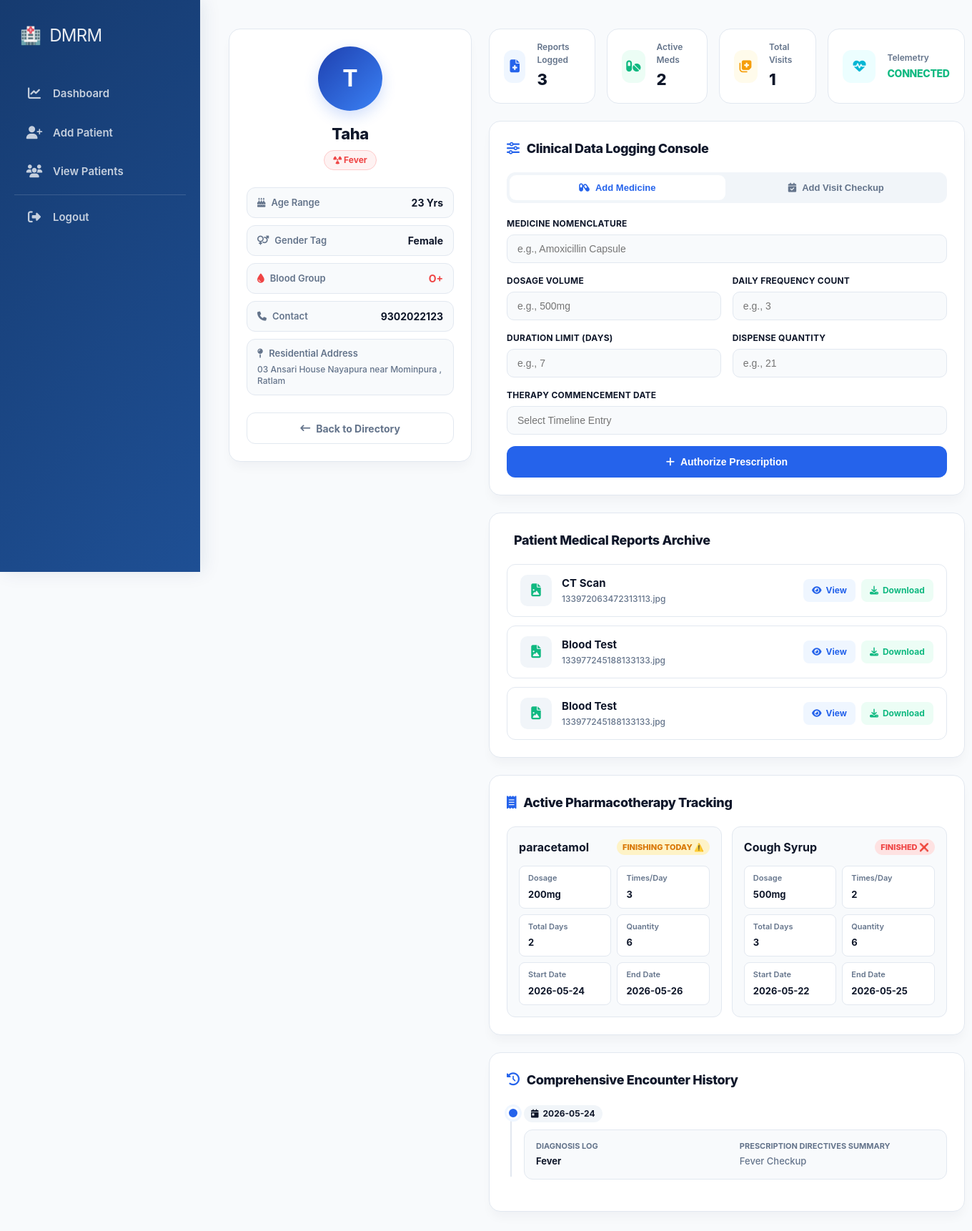
/patient/2 (signed in), run on the app's committed database.
### tables this page shows
CREATE TABLE patients (
        id INTEGER PRIMARY KEY AUTOINCREMENT,
        doctor_id INTEGER,
        name TEXT,
        age INTEGER,
        gender TEXT,
        phone TEXT,
        email TEXT,
        disease TEXT,
        blood_group TEXT,
        address TEXT,
        report TEXT,
        FOREIGN KEY(doctor_id) REFERENCES doctors(id)
    );

CREATE TABLE patient_reports (
        id INTEGER PRIMARY KEY AUTOINCREMENT,
        patient_id INTEGER,
        report_name TEXT,
        file_name TEXT,
        uploaded_at TIMESTAMP DEFAULT CURRENT_TIMESTAMP,
        FOREIGN KEY(patient_id) REFERENCES patients(id)
    );

CREATE TABLE medicines (
        id INTEGER PRIMARY KEY AUTOINCREMENT,
        patient_id INTEGER,
        medicine_name TEXT,
        dosage TEXT,
        times_per_day INTEGER,
        total_days INTEGER,
        quantity INTEGER,
        start_date TEXT,
        reminder_sent INTEGER DEFAULT 0,
        FOREIGN KEY(patient_id) REFERENCES patients(id)
    );

CREATE TABLE visits (
        id INTEGER PRIMARY KEY AUTOINCREMENT,
        patient_id INTEGER,
        visit_date TEXT,
        diagnosis TEXT,
        prescription TEXT,
        FOREIGN KEY(patient_id) REFERENCES patients(id)
    );

### app.py (the view)
@app.route("/patient/<int:id>")
def patient_profile(id):
    if not is_logged_in():
        return redirect("/login")
    conn = sqlite3.connect(DATABASE, timeout=20)
    conn.row_factory = sqlite3.Row
    cur = conn.cursor()
    cur.execute("SELECT * FROM patients WHERE id=?", (id,))
    patient = cur.fetchone()
    cur.execute("SELECT * FROM patient_reports WHERE patient_id=? ORDER BY uploaded_at DESC", (id,))
    reports = cur.fetchall()
    cur.execute("SELECT * FROM visits WHERE patient_id=? ORDER BY visit_date DESC", (id,))
    visits = cur.fetchall()
    cur.execute("SELECT * FROM medicines WHERE patient_id=?", (id,))
    medicines = cur.fetchall()
    updated_medicines = []
    today = date.today()
    for med in medicines:
        status = "Active"
        end_date_str = "N/A"
        try:
            start_date = datetime.strptime(med["start_date"], "%Y-%m-%d").date()
            duration = int(med["total_days"])
            end_date = start_date + timedelta(days=duration)
            end_date_str = end_date.strftime("%Y-%m-%d")
            if today > end_date:
                status = "Finished ❌"
            else:
                days_left = (end_date - today).days
                if days_left == 0:
                    status = "Finishing Today ⚠️"
                elif days_left == 1:
                    status = "Finishing Tomorrow ⚠️"
                else:
                    status = f"{days_left} days left"
        except (ValueError, TypeError):
            status = "Invalid Date/Duration"
        updated_medicines.append({
            "medicine_name": med["medicine_name"],
            "dosage": med["dosage"],
            "times_per_day": med["times_per_day"],
            "quantity": med["quantity"],
            "start_date": med["start_date"],
            "end_date": end_date_str,
            "total_days": med["total_days"],
            "status": status
        })
    conn.close()
    return render_template(
        "patient_profile.html",
        patient=patient,
        reports=reports,
        medicines=updated_medicines,
        visits=visits
    )

### app.py (called while the page is built)
def is_logged_in():
    return session.get("logged_in")

### templates/patient_profile.html (shortened to what this page needs)
{% extends "base.html" %}
{% block content %}
<link rel="stylesheet" href="https://cdnjs.cloudflare.com/ajax/libs/font-awesome/6.5.1/css/all.min.css"/>
<link rel="stylesheet" href="https://cdn.jsdelivr.net/npm/flatpickr/dist/themes/material_blue.css"/>
<div class="clinical-workspace-wrapper">
    <div class="clinical-grid-engine">
        <div class="profile-sticky-card">
            <div class="avatar-chassis">
                {{ patient.name[0] | upper if patient.name else 'P' }}
            </div>
            <h2>{{ patient.name }}</h2>
            <span class="disease-pill-badge">
                <i class="fa-solid fa-radiation"></i> {{ patient.disease if patient.disease else 'General Checkup' }}
            </span>
            <div class="meta-vitals-stack">
                <div class="vital-row">
                    <span class="v-lbl"><i class="fa-solid fa-cake-candles"></i> Age Range</span>
                    <span class="v-val">{{ patient.age }} Yrs</span>
                </div>
                <div class="vital-row">
                    <span class="v-lbl"><i class="fa-solid fa-venus-mars"></i> Gender Tag</span>
                    <span class="v-val">{{ patient.gender if patient.gender else 'N/A' }}</span>
                </div>
                <div class="vital-row">
                    <span class="v-lbl"><i class="fa-solid fa-droplet" style="color: #ef4444;"></i> Blood Group</span>
                    <span class="v-val" style="color: #ef4444;">{{ patient.blood_group if patient.blood_group else 'N/A' }}</span>
                </div>
                <div class="vital-row">
                    <span class="v-lbl"><i class="fa-solid fa-phone"></i> Contact</span>
                    <span class="v-val">{{ patient.phone }}</span>
                </div>
                <div class="vital-row" style="flex-direction: column; align-items: flex-start; gap: 4px;">
                    <span class="v-lbl"><i class="fa-solid fa-map-pin"></i> Residential Address</span>
                    <span class="v-val" style="font-size: 12px; font-weight: 500; color: var(--med-muted); text-align: left; line-height: 1.4;">{{ patient.address if patient.address else 'No address record configured.' }}</span>
                </div>
            </div>
            <a href="{{ url_for('view_patients') }}" class="workspace-action-btn btn-secondary-outline">
                <i class="fa-solid fa-arrow-left-long"></i> Back to Directory
            </a>
        </div>
        <div class="records-workspace-stream">
            <div class="vitals-dashboard-row">
                <div class="metric-micro-card">
                    <div class="metric-icon-box m-info"><i class="fa-solid fa-file-medical"></i></div>
                    <div class="metric-data-block">
                        <label>Reports Logged</label>
                        <h4>{{ reports|length if reports else 0 }}</h4>
                    </div>
                </div>
                <div class="metric-micro-card">
                    <div class="metric-icon-box m-vital"><i class="fa-solid fa-pills"></i></div>
                    <div class="metric-data-block">
                        <label>Active Meds</label>
                        <h4>{{ medicines|length if medicines else 0 }}</h4>
                    </div>
                </div>
                <div class="metric-micro-card">
                    <div class="metric-icon-box m-warn"><i class="fa-solid fa-notes-medical"></i></div>
                    <div class="metric-data-block">
                        <label>Total Visits</label>
                        <h4>{{ visits|length if visits else 0 }}</h4>
                    </div>
                </div>
                <div class="metric-micro-card">
                    <div class="metric-icon-box m-info-alt"><i class="fa-solid fa-heart-pulse"></i></div>
                    <div class="metric-data-block">
                        <label>Telemetry</label>
                        <h4 style="font-size: 14px; color: var(--clr-vital); text-transform: uppercase;">Connected</h4>
                    </div>
                </div>
            </div>
            <div class="clinical-panel-card">
                <h3><i class="fa-solid fa-sliders"></i> Clinical Data Logging Console</h3>
                <div class="tab-segmented-control">
                    <button class="tab-trigger active-pane" onclick="switchFormPane(event, 'pane-medicine')">
                        <i class="fa-solid fa-capsules"></i> Add Medicine
                    </button>
                    <button class="tab-trigger" onclick="switchFormPane(event, 'pane-visit')">
                        <i class="fa-solid fa-calendar-check"></i> Add Visit Checkup
                    </button>
                </div>
                <div id="pane-medicine" class="tab-content-pane active-pane">
                    <form method="POST" action="{{ url_for('add_medicine', patient_id=patient.id) }}" class="clinical-form-grid">
                        <div class="field-cell form-full-row">
                            <label>Medicine Nomenclature</label>
                            <input type="text" name="medicine_name" placeholder="e.g., Amoxicillin Capsule" required>
                        </div>
                        <div class="field-cell">
                            <label>Dosage Volume</label>
                            <input type="text" name="dosage" placeholder="e.g., 500mg">
                        </div>
                        <div class="field-cell">
                            <label>Daily Frequency Count</label>
                            <input type="number" name="times_per_day" placeholder="e.g., 3" min="1">
                        </div>
                        <div class="field-cell">
                            <label>Duration Limit (Days)</label>
                            <input type="number" name="total_days" placeholder="e.g., 7" min="1">
                        </div>
                        <div class="field-cell">
                            <label>Dispense Quantity</label>
                            <input type="number" name="quantity" placeholder="e.g., 21" min="1">
                        </div>
                        <div class="field-cell form-full-row">
                            <label>Therapy Commencement Date</label>
                            <input type="text" name="start_date" class="modern-clinical-calendar" placeholder="Select Timeline Entry" required>
                        </div>
                        <div class="field-cell form-full-row">
                            <button type="submit" class="workspace-action-btn btn-commit">
                                <i class="fa-solid fa-plus"></i> Authorize Prescription
                            </button>
                        </div>
                    </form>
                </div>
            </div>
            <div class="clinical-panel-card">
                <h3> Patient Medical Reports Archive</h3>
                {% if reports and reports|length > 0 %}
                <div class="reports-list-container">
                    {% for report in reports %}
                    {% set file_name = report.file_name if report.file_name else '' %}
                    {% set file_lower = file_name|lower %}
                    <div class="report-item-row">
                        <div class="report-left-node">
                            <div class="report-icon-frame">
                                {% if '.pdf' in file_lower %}
                                    <i class="fa-solid fa-file-pdf" style="color: #ef4444;"></i>
                                {% elif '.png' in file_lower or '.jpg' in file_lower or '.jpeg' in file_lower %}
                                    <i class="fa-solid fa-file-image" style="color: #10b981;"></i>
                                {% else %}
                                    <i class="fa-solid fa-file-lines" style="color: var(--med-brand);"></i>
                                {% endif %}
                            </div>
                            <div class="report-meta-text">
                                <h4>{{ report.report_name }}</h4>
                                <p>{{ file_name }}</p>
                            </div>
                        </div>
                        <div class="report-actions-wrapper">
                            <a href="{{ url_for('uploaded_file', filename=file_name) }}" target="_blank" class="action-badge-btn b-view">
                                <i class="fa-solid fa-eye"></i> View
                            </a>
                            <a href="{{ url_for('uploaded_file', filename=file_name) }}" download class="action-badge-btn b-dl">
                                <i class="fa-solid fa-download"></i> Download
                            </a>
                        </div>
                    </div>
                    {% endfor %}
                </div>
                {% else %}
                <div class="fallback-null-pane">
                    <i class="fa-solid fa-file-circle-xmark"></i>
                    <p>No medical verification sheets found inside database records.</p>
                </div>
                {% endif %}
            </div>
            <div class="clinical-panel-card">
                <h3><i class="fa-solid fa-receipt"></i> Active Pharmacotherapy Tracking</h3>
                {% if medicines %}
                <div class="medication-matrix-grid">
                    {% for med in medicines %}
<div class="medication-line-card">
    <div class="medication-header-row">
        <span class="medication-title">{{ med.medicine_name }}</span>
        <span class="pill-active-tag {% if 'Finished' in med.status %}status-finished{% elif 'Today' in med.status %}status-warning{% endif %}">
            {{ med.status }}
        </span>
    </div>
    <div class="medication-spec-grid">
        <div class="spec-meta-block"><label>Dosage</label><span>{{ med.dosage if med.dosage else 'N/A' }}</span></div>
        <div class="spec-meta-block"><label>Times/Day</label><span>{{ med.times_per_day if med.times_per_day else 'N/A' }}</span></div>
        <div class="spec-meta-block"><label>Total Days</label><span>{{ med.total_days if med.total_days else 'N/A' }}</span></div>
        <div class="spec-meta-block"><label>Quantity</label><span>{{ med.quantity if med.quantity else 'N/A' }}</span></div>
        <div class="spec-meta-block"><label>Start Date</label><span>{{ med.start_date }}</span></div>
        <div class="spec-meta-block"><label>End Date</label><span>{{ med.end_date }}</span></div>
    </div>
</div>
{% endfor %}
                </div>
                {% else %}
                <div class="fallback-null-pane">
                    <i class="fa-solid fa-capsules" style="opacity:0.6;"></i>
                    <p>No operational pharmaceutical workflows configured for this profile context.</p>
                </div>
                {% endif %}
            </div>
            <div class="clinical-panel-card">
                <h3><i class="fa-solid fa-clock-rotate-left"></i> Comprehensive Encounter History</h3>
                {% if visits %}
                <div class="visit-timeline-chassis">
                    {% for visit in visits %}
                    <div class="timeline-event-node">
                        <div class="timeline-stamp-badge">
                            <i class="fa-solid fa-calendar-day"></i> {{ visit.visit_date if visit.visit_date else visit[2] }}
                        </div>
                        <div class="timeline-info-plate">
                            <div class="timeline-data-box">
                                <label>Diagnosis Log</label>
                                <p style="font-weight: 700; color: var(--med-navy);">{{ visit.diagnosis if visit.diagnosis else visit[3] }}</p>
                            </div>
                            <div class="timeline-data-box">
                                <label>Prescription Directives Summary</label>
                                <p style="color: var(--med-muted);">{{ visit.prescription if visit.prescription else visit[4] }}</p>
                            </div>
                        </div>
                    </div>
                    {% endfor %}
                </div>
                {% else %}
                <div class="fallback-null-pane">
                    <i class="fa-solid fa-notes-medical" style="opacity:0.6;"></i>
                    <p>No past diagnostic evaluation encounters found inside system timelines.</p>
                </div>
                {% endif %}
            </div>
        </div>
    </div>
</div>
{% endblock %}

### data on the page
patients: name "T", name "Taha", disease "Fever", age "23", gender "Female", blood_group "O+", phone "9302022123", address "03 Ansari House Nayapura near Mominpura , Ratlam"
patient_reports: report_name "CT Scan", file_name "133972063472313113.jpg"
patient_reports: report_name "Blood Test", file_name "133977245188133133.jpg"
patient_reports: report_name "Blood Test", file_name "133977245188133133.jpg"
medicines: medicine_name "paracetamol", status "FINISHING TODAY ⚠️", dosage "200mg", times_per_day "3", total_days "2", quantity "6", start_date "2026-05-24", end_date "2026-05-26"
medicines: medicine_name "Cough Syrup", status "FINISHED ❌", dosage "500mg", times_per_day "2", total_days "3", quantity "6", start_date "2026-05-22", end_date "2026-05-25"
visits: visit_date "2026-05-24", diagnosis "Fever", prescription "Fever Checkup"

### other printed values
{{ reports|length if reports else 0 }} "3"
{{ medicines|length if medicines else 0 }} "2"
{{ visits|length if visits else 0 }} "1"
